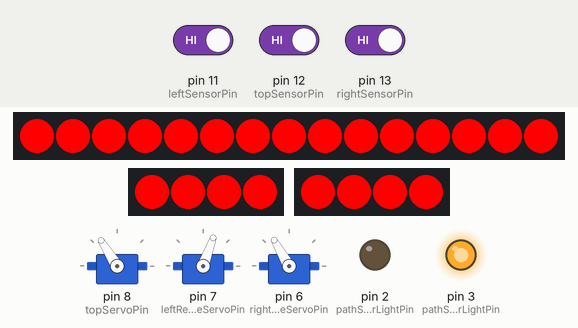
Simulated run of this sketch. Board: Arduino Uno, built with avr-gcc and run on an emulated ATmega328P. Shown: 15 RGB LEDs in strip order, left to right, 3 × servo, 2 × 4 RGB LEDs in strip order, left to right, output pins drawn as LEDs (lit = HIGH). Inputs (shaded band) come from the test bench; at power-on: pin 11 (leftSensorPin) HIGH, pin 12 (topSensorPin) HIGH, pin 13 (rightSensorPin) HIGH. Random numbers use the default seed unless the sketch sets one.

Above: at 1.2 s.
1.3 s: pin 11 (leftSensorPin) driven LOW
At 2.0 s:
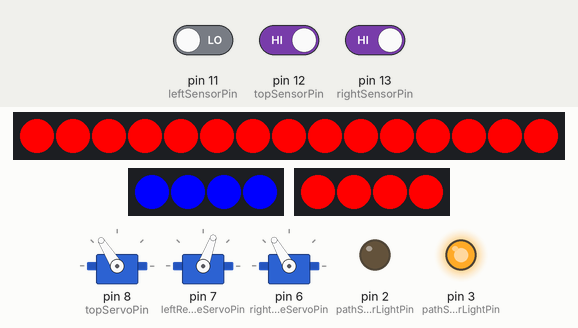
4.3 s: pin 12 (topSensorPin) driven LOW
At 6.6 s:
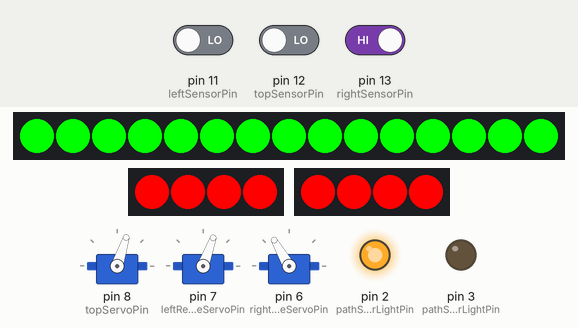
7.3 s: pin 13 (rightSensorPin) driven LOW
At 10.0 s:
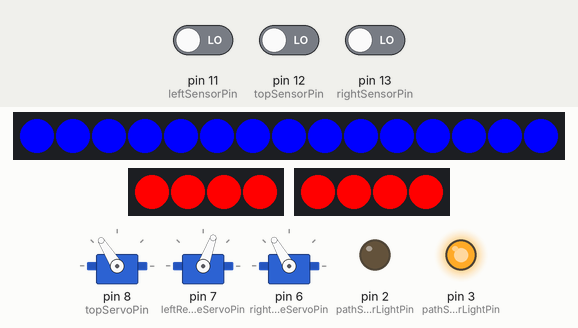
10.3 s: pin 11 (leftSensorPin) driven HIGH
At 11.1 s:
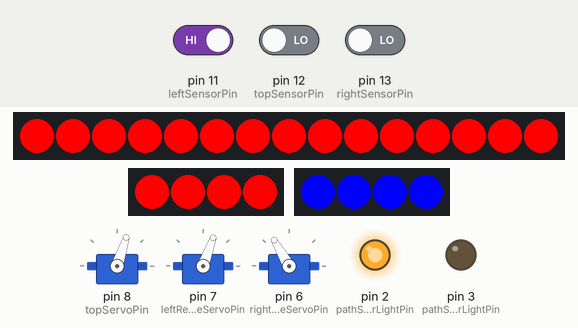
13.3 s: pin 11 (leftSensorPin) driven LOW
At 14.1 s:
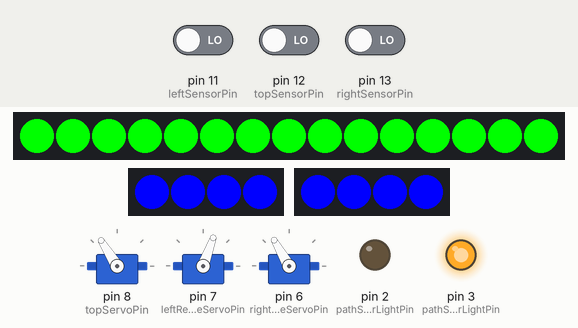
16.3 s: pin 13 (rightSensorPin) driven HIGH
At 17.0 s:
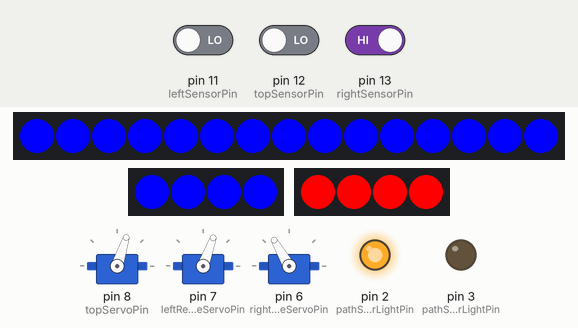
Timing chart, 0 to 19.3 s (numbered marks = the images above; inputs shaded):
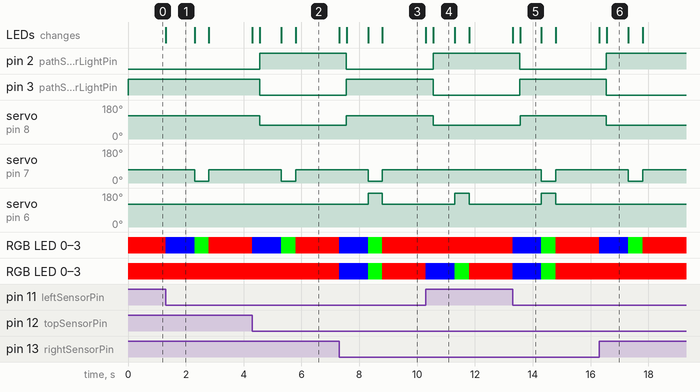

Measured:
- after the input at 1.3 s, servo on pin 7 (leftRetraceServoPin): 70° → 10° after 1.0 s, → 70° 0.50 s later; RGB LED 0–3: RGB(255, 0, 0) → RGB(0, 0, 255) at once, → RGB(0, 255, 0) 1.0 s later, → RGB(255, 0, 0) 0.50 s later
- after the input at 4.3 s, pin 2 (pathSwitchRightIndicatorLightPin): LOW → HIGH after 0.25 s; pin 3 (pathSwitchLeftIndicatorLightPin): HIGH → LOW after 0.25 s
- after the input at 7.3 s, pin 2 (pathSwitchRightIndicatorLightPin): HIGH → LOW after 0.25 s; pin 3 (pathSwitchLeftIndicatorLightPin): LOW → HIGH after 0.25 s
- after the input at 10.3 s, pin 2 (pathSwitchRightIndicatorLightPin): LOW → HIGH after 0.25 s; pin 3 (pathSwitchLeftIndicatorLightPin): HIGH → LOW after 0.25 s
- after the input at 13.3 s, pin 2 (pathSwitchRightIndicatorLightPin): HIGH → LOW after 0.25 s; pin 3 (pathSwitchLeftIndicatorLightPin): LOW → HIGH after 0.25 s
- after the input at 16.3 s, pin 2 (pathSwitchRightIndicatorLightPin): LOW → HIGH after 0.25 s; pin 3 (pathSwitchLeftIndicatorLightPin): HIGH → LOW after 0.25 s
- what the display in image 1 shows lasts 1.0 s, from 1.3 s to 2.3 s

The sketch:

BOX04_Code.ino
```cpp
#include <Adafruit_NeoPixel.h>
#include <Servo.h>

/*
  To run the code using Buttons:
    - Comment out lines 98, 109, 120
    - Change values from LOW to HIGH on lines 178, 182, 190

  When runnin the code with IR Break Beam Sensors, you must ensure that:
    - Lines 98, 109, 120 are NOT commented out
    - Values on lines 178, 182, 190 are checking for LOW not HIGH (i.e == LOW)
*/

int redColour = 0;
int greenColour = 0;
int blueColour = 0;

int retraceAngle01 = 10;
int retraceAngle02 = 70;

int RightRetraceAngle01 = 210;
int RightRetraceAngle02 = 120;

//----------------------------\\

Servo topServo;
int topServoPin = 8;
int topServoPos = 0;

int spiralAngle1 = 122;
int spiralAngle2 = 72;

int topSensorPin = 12;

int spiralStripPin = 5;
int spiralNumStripPixels = 15;
int spiralLightSequence = 0;

volatile bool changeStripColour = false;
volatile unsigned long startTopMillis;

int pathSwitchLeftIndicatorLightPin = 3;
int pathSwitchRightIndicatorLightPin = 2;

//----------------------------\\

Servo leftRetraceServo;
int leftRetraceServoPin = 7;
int leftRetraceServoPos = 0;

int leftSensorPin = 11;

int leftRetraceStripPin = 9;
int leftRetraceNumStripPixels = 4;

volatile bool leftBallStationary = false;
volatile bool runLeftRetrace = false;
volatile bool rotateLeftServo = false;
volatile bool leftReleaseFlag = false;

volatile unsigned long startLeftMillis;

//----------------------------\\

Servo rightRetraceServo;
int rightRetraceServoPin = 6;
int rightRetraceServoPos = 0;

int rightSensorPin = 13;

int rightRetraceStripPin = 4;
int rightRetraceNumStripPixels = 4;

volatile bool rightBallStationary = false;
volatile bool runRightRetrace = false;
volatile bool rotateRightServo = false;
volatile bool rightReleaseFlag = false;

volatile unsigned long startRightMillis;

//----------------------------\\

Adafruit_NeoPixel spiralStrip(spiralNumStripPixels, spiralStripPin, NEO_GRB + NEO_KHZ800);
Adafruit_NeoPixel leftRetraceStrip(leftRetraceNumStripPixels, leftRetraceStripPin, NEO_GRB + NEO_KHZ800);
Adafruit_NeoPixel rightRetraceStrip(rightRetraceNumStripPixels, rightRetraceStripPin, NEO_GRB + NEO_KHZ800);

//----------------------------------------------------------------------------------------------------------------------------------------\\

void setup() {
  unsigned long currentTime = millis();
pinMode(pathSwitchLeftIndicatorLightPin, OUTPUT);
pinMode(pathSwitchRightIndicatorLightPin, OUTPUT);

  digitalWrite(pathSwitchLeftIndicatorLightPin, HIGH);
  digitalWrite(pathSwitchRightIndicatorLightPin, LOW);

  spiralStrip.begin();
  changeTopStripColour();

  topServo.attach(topServoPin);
  topServo.write(spiralAngle1);

  pinMode(topSensorPin, INPUT);
  digitalWrite(topSensorPin, HIGH);

  //----------------------------\\

  leftRetraceServo.attach(leftRetraceServoPin);
  leftRetraceServo.write(retraceAngle01);

  leftRetraceStrip.begin();
  leftRetraceRedColour();

  pinMode(leftSensorPin, INPUT);
  digitalWrite(leftSensorPin, HIGH);

  //----------------------------\\

  rightRetraceServo.attach(rightRetraceServoPin);
  rightRetraceServo.write(RightRetraceAngle01);

  rightRetraceStrip.begin();
  rightRetraceRedColour();

  pinMode(rightSensorPin, INPUT);
  digitalWrite(rightSensorPin, HIGH);

  //----------------------------\\

  PCICR |= B00000001;
  PCMSK0 |= B00111000;
}

void loop() {
  if (changeStripColour == true) {
    setColour();
    if(millis() - startTopMillis >= 250){
      changeTopStripColour();
      startTopMillis =  millis();
      changeStripColour = false;
    }

  }

  if (runLeftRetrace == true) {
    if (leftBallStationary == true) {
      leftStationaryBall();
      leftBallStationary = false;
    }

    if (millis() - startLeftMillis >= 1000 && rotateLeftServo == true) {
      leftReleaseBall();
      rotateLeftServo = false;
    }

    if (millis() - startLeftMillis >= 1500 && leftReleaseFlag == true) {
      leftRetraceRedColour();
      runLeftRetrace = false;
      leftReleaseFlag = false;
    }
  }

  if (runRightRetrace == true) {
    if (rightBallStationary == true) {
      rightStationaryBall();
      rightBallStationary = false;
    }

    if (millis() - startRightMillis >= 1000 && rotateRightServo == true) {
      rightReleaseBall();
      rotateRightServo = false;
    }

    if (millis() - startRightMillis >= 1500 && rightReleaseFlag == true) {
      rightRetraceRedColour();
      runRightRetrace = false;
      rightReleaseFlag = false;
    }
  }
}

/*
  The purpose of this function is to detect any changes in state
  of the input pins (sensor pins) and set the corresponding bool
  variables to true and record current time (where applicable)
 */
ISR(PCINT0_vect) {
  if (digitalRead(topSensorPin) == LOW) {
    startTopMillis = millis();
    changeStripColour = true;
  }

  if (digitalRead(leftSensorPin) == LOW && rotateLeftServo == false) {
    startLeftMillis = millis();
    leftBallStationary = true;
    rotateLeftServo = true;
    runLeftRetrace = true;
    leftReleaseFlag = true;
  }

  if (digitalRead(rightSensorPin) == LOW && rotateRightServo == false) {
    startRightMillis = millis();
    rightBallStationary = true;
    rotateRightServo = true;
    runRightRetrace = true;
    rightReleaseFlag = true;
  }
}

//----------------------------------------------------------------------------------------------------------------------------------------\\

/*
  The purpose of this function is to randomly generate a new colour for
  the strip lights
 */
void setColour() {
  redColour = random(0, 255);
  greenColour = random(0, 255);
  blueColour = random(0, 255);
}

/*
  The purpose of this function is to rotate the top servo to switch the
  path the ball takes between left path and right path and turn on the
  corresponding led indicator light bulb
 */
void changeTopServo(int topServoPos) {
  if (topServoPos % 2 == 0) {
    topServo.write(spiralAngle1);
    digitalWrite(pathSwitchRightIndicatorLightPin, LOW);
    digitalWrite(pathSwitchLeftIndicatorLightPin, HIGH);
  }
  else {
    topServo.write(spiralAngle2);
    digitalWrite(pathSwitchRightIndicatorLightPin, HIGH);
    digitalWrite(pathSwitchLeftIndicatorLightPin, LOW);
  }
}

/*
  The purpose of this function is to change the colour of the top spiral light
  and call the function to rotate the top servo
 */
void changeTopStripColour() {
  setColour();
  if (spiralLightSequence == 0) {
    changeTopServo(topServoPos);
    for (int i = 0; i < spiralNumStripPixels; i++) {
      spiralStrip.setPixelColor(i, spiralStrip.Color(255, 0, 0));
      spiralStrip.show();
    }
    spiralLightSequence++;
    topServoPos++;
  }

  else if (spiralLightSequence == 1) {
    changeTopServo(topServoPos);
    for (int i = 0; i < spiralNumStripPixels; i++) {
      spiralStrip.setPixelColor(i, spiralStrip.Color(0, 255, 0));
      spiralStrip.show();
    }
    spiralLightSequence++;
    topServoPos++;
  }

  else {
    changeTopServo(topServoPos);
    for (int i = 0; i < spiralNumStripPixels; i++) {
      spiralStrip.setPixelColor(i, spiralStrip.Color(0, 0, 255));
      spiralStrip.show();
    }
    spiralLightSequence = 0;
    topServoPos++;
  }
}

//----------------------------------------------------------------------------------------------------------------------------------------\\

/*
  The purpose of this function is to show the marble is stationary by turning the
  retrace light strip to blue
 */
void leftStationaryBall() {
  for (int i = 0; i < leftRetraceNumStripPixels; i++) {
    leftRetraceStrip.setPixelColor(i, leftRetraceStrip.Color(0, 0, 255));
    leftRetraceStrip.show();
  }
}

/*
  The purpose of this function is to show the marble is moving again by turning
  the light strip to green and rotating the servo
 */
void leftReleaseBall() {
  for (int i = 0; i < leftRetraceNumStripPixels; i++) {
    leftRetraceStrip.setPixelColor(i, leftRetraceStrip.Color(0, 255, 0));
    leftRetraceStrip.show();
  }
  leftRetraceServo.write(retraceAngle01);
}

/*
  The purpose of this function is to show that the ball cannot pass through by turning
  the light strip to red and rotating the servo up
 */
void leftRetraceRedColour() {
  for (int i = 0; i < leftRetraceNumStripPixels; i++) {
    leftRetraceStrip.setPixelColor(i, leftRetraceStrip.Color(255, 0, 0));
    leftRetraceStrip.show();
  }
  leftRetraceServo.write(retraceAngle02);
}

//----------------------------------------------------------------------------------------------------------------------------------------\\

/*
  The purpose of this function is to show the marble is stationary by turning the
  retrace light strip to blue
 */
void rightStationaryBall() {
  for (int i = 0; i < rightRetraceNumStripPixels; i++) {
    rightRetraceStrip.setPixelColor(i, rightRetraceStrip.Color(0, 0, 255));
    rightRetraceStrip.show();
  }
}

/*
  The purpose of this function is to show the marble is moving again by turning
  the light strip to green and rotating the servo
 */
void rightReleaseBall() {
  for (int i = 0; i < rightRetraceNumStripPixels; i++) {
    rightRetraceStrip.setPixelColor(i, rightRetraceStrip.Color(0, 255, 0));
    rightRetraceStrip.show();
  }
  rightRetraceServo.write(RightRetraceAngle01);
}

/*
  The purpose of this function is to show that the ball cannot pass through by turning
  the light strip to red and rotating the servo up
 */
void rightRetraceRedColour() {
  for (int i = 0; i < rightRetraceNumStripPixels; i++) {
    rightRetraceStrip.setPixelColor(i, rightRetraceStrip.Color(255, 0, 0));
    rightRetraceStrip.show();
  }
  rightRetraceServo.write(RightRetraceAngle02);
}
```
